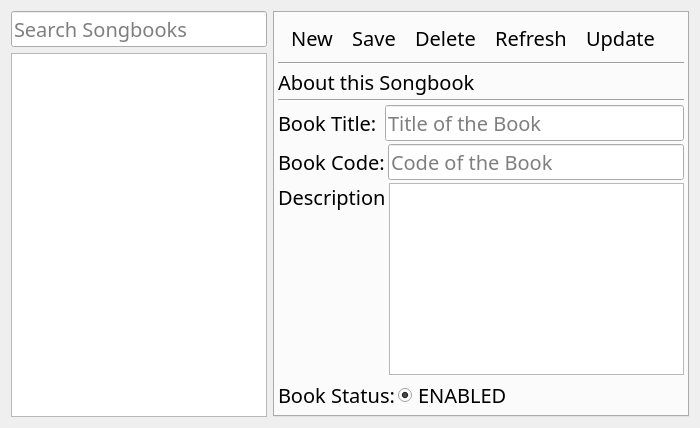
<?xml version="1.0" encoding="UTF-8"?>
<ui version="4.0">
 <class>vSongBooklist</class>
 <widget class="QDialog" name="vSongBooklist">
  <property name="geometry">
   <rect>
    <x>0</x>
    <y>0</y>
    <width>700</width>
    <height>408</height>
   </rect>
  </property>
  <property name="font">
   <font>
    <family>Trebuchet MS</family>
    <pointsize>15</pointsize>
   </font>
  </property>
  <property name="windowTitle">
   <string>Manage Songbooks</string>
  </property>
  <property name="windowIcon">
   <iconset resource="icons/icons.qrc">
    <normaloff>:/icons/appicon</normaloff>:/icons/appicon</iconset>
  </property>
  <property name="sizeGripEnabled">
   <bool>false</bool>
  </property>
  <layout class="QVBoxLayout" name="MainLayout">
   <item>
    <layout class="QHBoxLayout" name="CentralWidget">
     <property name="bottomMargin">
      <number>0</number>
     </property>
     <item>
      <layout class="QVBoxLayout" name="PanelLeft">
       <item>
        <widget class="QLineEdit" name="TxtSearch">
         <property name="sizePolicy">
          <sizepolicy hsizetype="Preferred" vsizetype="Fixed">
           <horstretch>0</horstretch>
           <verstretch>0</verstretch>
          </sizepolicy>
         </property>
         <property name="font">
          <font>
           <family>Trebuchet MS</family>
           <pointsize>15</pointsize>
          </font>
         </property>
         <property name="inputMask">
          <string/>
         </property>
         <property name="text">
          <string/>
         </property>
         <property name="placeholderText">
          <string>Search Songbooks</string>
         </property>
        </widget>
       </item>
       <item>
        <widget class="QListView" name="LstBooks">
         <property name="sizePolicy">
          <sizepolicy hsizetype="Preferred" vsizetype="Expanding">
           <horstretch>0</horstretch>
           <verstretch>0</verstretch>
          </sizepolicy>
         </property>
        </widget>
       </item>
      </layout>
     </item>
     <item>
      <layout class="QVBoxLayout" name="PanelRight">
       <item>
        <widget class="QTabWidget" name="BookTabs">
         <property name="enabled">
          <bool>true</bool>
         </property>
         <property name="sizePolicy">
          <sizepolicy hsizetype="Expanding" vsizetype="Expanding">
           <horstretch>0</horstretch>
           <verstretch>0</verstretch>
          </sizepolicy>
         </property>
         <property name="minimumSize">
          <size>
           <width>0</width>
           <height>0</height>
          </size>
         </property>
         <property name="font">
          <font>
           <family>Trebuchet MS</family>
           <pointsize>1</pointsize>
           <weight>50</weight>
           <bold>false</bold>
          </font>
         </property>
         <property name="tabPosition">
          <enum>QTabWidget::North</enum>
         </property>
         <property name="tabShape">
          <enum>QTabWidget::Triangular</enum>
         </property>
         <property name="currentIndex">
          <number>0</number>
         </property>
         <property name="elideMode">
          <enum>Qt::ElideNone</enum>
         </property>
         <property name="documentMode">
          <bool>false</bool>
         </property>
         <property name="tabsClosable">
          <bool>false</bool>
         </property>
         <property name="movable">
          <bool>true</bool>
         </property>
         <property name="tabBarAutoHide">
          <bool>true</bool>
         </property>
         <widget class="QWidget" name="TabPage1">
          <property name="sizePolicy">
           <sizepolicy hsizetype="Preferred" vsizetype="Fixed">
            <horstretch>0</horstretch>
            <verstretch>0</verstretch>
           </sizepolicy>
          </property>
          <property name="font">
           <font>
            <family>Trebuchet MS</family>
            <pointsize>15</pointsize>
            <weight>50</weight>
            <bold>false</bold>
           </font>
          </property>
          <property name="accessibleName">
           <string extracomment="This has to be equal to the tab title in all the main tabs">History</string>
          </property>
          <attribute name="title">
           <string/>
          </attribute>
          <layout class="QVBoxLayout" name="LayoutTabPage1">
           <property name="spacing">
            <number>3</number>
           </property>
           <property name="leftMargin">
            <number>3</number>
           </property>
           <property name="topMargin">
            <number>3</number>
           </property>
           <property name="rightMargin">
            <number>3</number>
           </property>
           <property name="bottomMargin">
            <number>3</number>
           </property>
           <item>
            <widget class="QToolBar" name="ToolbarEditor">
             <property name="sizePolicy">
              <sizepolicy hsizetype="Preferred" vsizetype="Fixed">
               <horstretch>0</horstretch>
               <verstretch>0</verstretch>
              </sizepolicy>
             </property>
             <property name="windowTitle">
              <string notr="true">toolBar1</string>
             </property>
             <property name="toolButtonStyle">
              <enum>Qt::ToolButtonTextBesideIcon</enum>
             </property>
             <addaction name="actionNew"/>
             <addaction name="actionSave"/>
             <addaction name="actionDelete"/>
             <addaction name="actionRefresh"/>
             <addaction name="actionUpdate"/>
            </widget>
           </item>
           <item>
            <widget class="Line" name="line">
             <property name="orientation">
              <enum>Qt::Horizontal</enum>
             </property>
            </widget>
           </item>
           <item>
            <widget class="QLabel" name="LblDescription">
             <property name="sizePolicy">
              <sizepolicy hsizetype="Minimum" vsizetype="Minimum">
               <horstretch>0</horstretch>
               <verstretch>0</verstretch>
              </sizepolicy>
             </property>
             <property name="text">
              <string>About this Songbook</string>
             </property>
            </widget>
           </item>
           <item>
            <widget class="Line" name="line_2">
             <property name="orientation">
              <enum>Qt::Horizontal</enum>
             </property>
            </widget>
           </item>
           <item>
            <layout class="QHBoxLayout" name="Layout1">
             <item>
              <widget class="QLabel" name="LblTitle">
               <property name="text">
                <string>Book Title: </string>
               </property>
              </widget>
             </item>
             <item>
              <widget class="QLineEdit" name="TxtTitle">
               <property name="placeholderText">
                <string>Title of the Book</string>
               </property>
              </widget>
             </item>
            </layout>
           </item>
           <item>
            <layout class="QHBoxLayout" name="Layout2">
             <item>
              <widget class="QLabel" name="LblCode">
               <property name="text">
                <string>Book Code:</string>
               </property>
              </widget>
             </item>
             <item>
              <widget class="QLineEdit" name="TxtCode">
               <property name="placeholderText">
                <string>Code of the Book</string>
               </property>
              </widget>
             </item>
            </layout>
           </item>
           <item>
            <layout class="QHBoxLayout" name="Layout3">
             <item>
              <widget class="QLabel" name="LblContent">
               <property name="sizePolicy">
                <sizepolicy hsizetype="Preferred" vsizetype="Preferred">
                 <horstretch>0</horstretch>
                 <verstretch>0</verstretch>
                </sizepolicy>
               </property>
               <property name="text">
                <string>Description</string>
               </property>
               <property name="alignment">
                <set>Qt::AlignLeading|Qt::AlignLeft|Qt::AlignTop</set>
               </property>
              </widget>
             </item>
             <item>
              <widget class="QPlainTextEdit" name="TxtContent">
               <property name="sizePolicy">
                <sizepolicy hsizetype="Expanding" vsizetype="Minimum">
                 <horstretch>0</horstretch>
                 <verstretch>0</verstretch>
                </sizepolicy>
               </property>
               <property name="placeholderText">
                <string extracomment="Description of the Book"/>
               </property>
              </widget>
             </item>
            </layout>
           </item>
           <item>
            <layout class="QHBoxLayout" name="LayoutStatus">
             <item>
              <widget class="QLabel" name="LblStatus">
               <property name="sizePolicy">
                <sizepolicy hsizetype="Fixed" vsizetype="Preferred">
                 <horstretch>0</horstretch>
                 <verstretch>0</verstretch>
                </sizepolicy>
               </property>
               <property name="text">
                <string>Book Status:</string>
               </property>
              </widget>
             </item>
             <item>
              <widget class="QRadioButton" name="BtnEnabled">
               <property name="sizePolicy">
                <sizepolicy hsizetype="Expanding" vsizetype="Fixed">
                 <horstretch>0</horstretch>
                 <verstretch>0</verstretch>
                </sizepolicy>
               </property>
               <property name="text">
                <string>ENABLED</string>
               </property>
               <property name="checked">
                <bool>true</bool>
               </property>
              </widget>
             </item>
            </layout>
           </item>
          </layout>
         </widget>
        </widget>
       </item>
      </layout>
     </item>
    </layout>
   </item>
  </layout>
  <action name="actionNew">
   <property name="icon">
    <iconset resource="icons/icons.qrc">
     <normaloff>:/icons/field_add</normaloff>:/icons/field_add</iconset>
   </property>
   <property name="text">
    <string>New</string>
   </property>
  </action>
  <action name="actionSave">
   <property name="icon">
    <iconset resource="icons/icons.qrc">
     <normaloff>:/icons/check.png</normaloff>:/icons/check.png</iconset>
   </property>
   <property name="text">
    <string>Save</string>
   </property>
   <property name="toolTip">
    <string>Save</string>
   </property>
  </action>
  <action name="actionDelete">
   <property name="icon">
    <iconset resource="icons/icons.qrc">
     <normaloff>:/icons/delete.png</normaloff>:/icons/delete.png</iconset>
   </property>
   <property name="text">
    <string>Delete</string>
   </property>
  </action>
  <action name="actionUpdate">
   <property name="icon">
    <iconset resource="icons/icons.qrc">
     <normaloff>:/icons/browser_open</normaloff>:/icons/browser_open</iconset>
   </property>
   <property name="text">
    <string>Update</string>
   </property>
  </action>
  <action name="actionRefresh">
   <property name="icon">
    <iconset resource="icons/icons.qrc">
     <normaloff>:/icons/refresh</normaloff>:/icons/refresh</iconset>
   </property>
   <property name="text">
    <string>Refresh</string>
   </property>
  </action>
 </widget>
 <resources>
  <include location="icons/icons.qrc"/>
 </resources>
 <connections/>
</ui>
